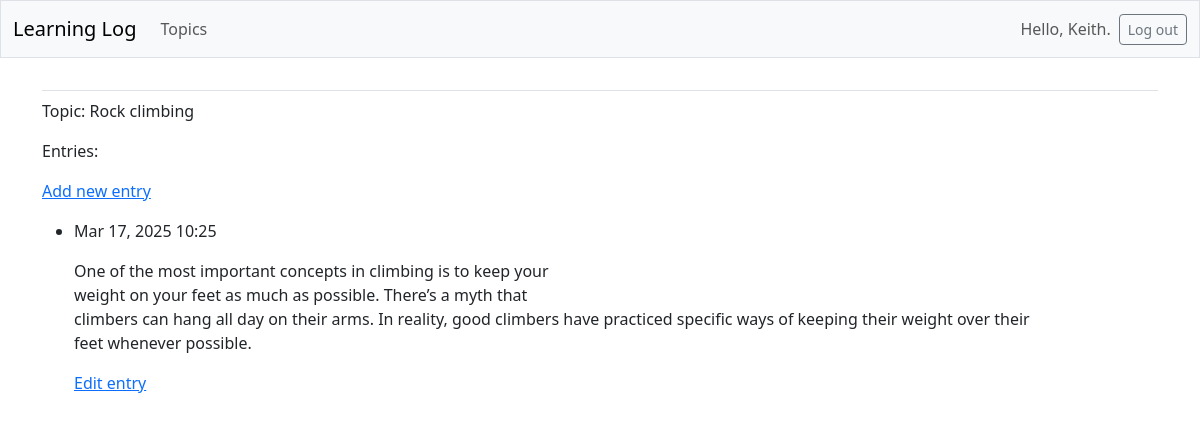
The page /topics/2/ (signed in) on the database its author committed.
### learning_logs/models.py (models this page shows, shortened)
class Topic(models.Model):
    text = models.CharField(max_length=200)
    date_added = models.DateTimeField(auto_now_add=True)
    owner = models.ForeignKey(User, on_delete=models.CASCADE)

class Entry(models.Model):
    topic = models.ForeignKey(Topic, on_delete=models.CASCADE)
    text = models.TextField()
    date_added = models.DateTimeField(auto_now_add=True)
    class Meta:
        verbose_name_plural = 'entries'

### learning_logs/views.py (the view)
# urls.py: path('topics/<int:topic_id>/', views.topic, name='topic'),
@login_required
def topic(request, topic_id):
    topic = Topic.objects.get(id=topic_id)
    if topic.owner != request.user:
        raise Http404
    entries = topic.entry_set.order_by('-date_added')
    context = {'topic': topic, 'entries': entries}
    return render(request, 'learning_logs/topic.html', context)

### learning_logs/templates/learning_logs/topic.html
{% extends 'learning_logs/base.html' %}
{% block content %}
  <p>Topic: {{ topic.text }}</p>
  <p>Entries:</p>
  <p>
    <a href="{% url 'learning_logs:new_entry' topic.id %}">Add new entry</a>
  </p>
  <ul>
    {% for entry in entries %}
      <li>
        <p>{{ entry.date_added|date:'M d, Y H:i' }}</p>
        <p>{{ entry.text|linebreaks }}</p>
        <p>
          <a href="{% url 'learning_logs:edit_entry' entry.id %}">
            Edit entry</a></p>
      </li>
    {% empty %}
      <li>There are no entries for this topic yet.</li>
    {% endfor %}
  </ul>
{% endblock content %}

### learning_logs/templates/learning_logs/base.html (shortened to what this page needs)
<!doctype html>
<html lang="en">
<head>
  {% load django_bootstrap5 %}
  {% bootstrap_css %}
</head>
<body>
  <nav class="navbar navbar-expand-md navbar-light bg-light mb-4 border">
    <div class="container-fluid">
      <a class="navbar-brand" href="{% url 'learning_logs:index' %}">
          Learning Log</a>
      <div class="collapse navbar-collapse" id="navbarCollapse">
        <ul class="navbar-nav me-auto mb-2 mb-md-0">
          <li class="nav-item">
            <a class="nav-link" href="{% url 'learning_logs:topics' %}">
              Topics</a></li>
        </ul>
        <ul class="navbar-nav ms-auto mb-2 mb-md-0">
          {% if user.is_authenticated %}
            <li class="nav-item">
              <span class="navbar-text me-2">Hello, {{ user.username }}.
                </span></li>
          {% endif %}
        </ul>
        {% if user.is_authenticated %}
          <form action="{% url 'accounts:logout' %}" method='post'>
            <button name='submit' class='btn btn-outline-secondary btn-sm'>
              Log out</button>
          </form>
        {% endif %}
      </div>
    </div>
  </nav>
  <main class="container">
    <div class="pb-2 mb-2 border-bottom">
    </div>
    <div>
      {% block content %}{% endblock content %}
    </div>
  </main>
</body>
</html>

### rows shown on the page
Topic: text "Rock climbing"
Entry: date_added "Mar 17, 2025 10:25", text "One of the most important concepts in climbing is to keep your weight on your feet as much as possible. There’s a myth that climbers can hang all day on their arms. In reality, good climbers have practiced specific ways of keeping their weight over their feet whenever possible."

### other values the page prints
{{ user.username }} "Keith"
